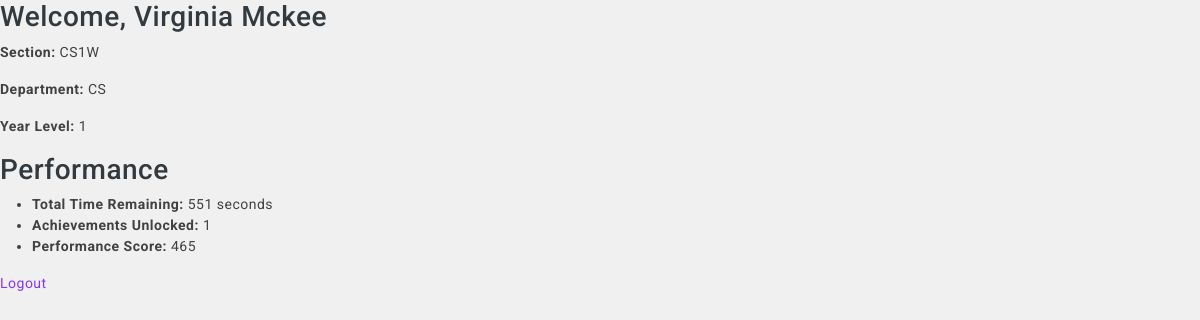
The page /student/dashboard/ (signed in) on the database its author committed.
### StudentManagementSystem/models/student.py (models this page shows, shortened)
class Student(models.Model):
    student_id = models.CharField(max_length=50, unique=True)  # unique username or ID
    first_name = models.CharField(max_length=150)
    last_name = models.CharField(max_length=150)
    date_of_birth = models.DateField(null=True, blank=True)
    password = models.CharField(max_length=128)  # should be hashed
    year_level = models.ForeignKey(YearLevel, on_delete=models.CASCADE, null=True, blank=True)
    section = models.ForeignKey(Section, on_delete=models.CASCADE, null=True, blank=True)
    role = models.CharField(
        max_length=20,
        choices=Role.choices,
        default=Role.STUDENT  # Default to 'Student' role
    )
    @property
    def full_section(self):
        if self.section:
            return f"{self.section.department.name}{self.section.year_level.year}{self.section.letter}"
        return "N/A"

### StudentManagementSystem/models/department.py (models this page shows, shortened)
class Department(models.Model):
    name = models.CharField(max_length=50, unique=True)  # e.g. "CS", "IT"

### StudentManagementSystem/views/students/dashboard_students.py (the view)
def student_dashboard(request):
    student_id = request.session.get('user_id')
    if not student_id:
        return redirect('unified_login')
    try:
        student = Student.objects.get(id=student_id)
    except Student.DoesNotExist:
        return redirect('unified_login')
    performance = get_student_performance(student)
    return render(request, 'students/dashboard.html', {
        'student': student,
        'performance': performance,
    })

### StudentManagementSystem/templates/students/dashboard.html (shortened to what this page needs)
{% extends 'base.html' %}
{% block content %}
    {% include 'students/student_info.html' %}
    {% include 'students/student_performance.html' %}
    <p><a href="{% url 'unified_logout' %}">Logout</a></p>
{% endblock %}

### StudentManagementSystem/templates/students/student_info.html
{% block student_info %}
    <h3>Welcome, {{ student.first_name }} {{ student.last_name }}</h3>
    <p><strong>Section:</strong> {{ performance.section }}</p>
    <p><strong>Department:</strong> {{ performance.department }}</p>
    <p><strong>Year Level:</strong> {{ performance.year_level }}</p>
{% endblock %}

### assets/css/app.css (style rules this page uses)
html { scroll-behavior: smooth; }
body { font-size: 14px; color: #404143; background-color: #f0f0f0; letter-spacing: 0.5px; overflow-x: hidden; font-family: 'Roboto', sans-serif; }
a { text-decoration: none; }

### rows shown on the page
Student: first_name "Virginia", last_name "Mckee"
Department: department "CS"

### other values the page prints
{{ performance.section }} "CS1W"
{{ performance.year_level }} "1"
{{ performance.total_time_remaining }} "551"
{{ performance.achievements_unlocked }} "1"
{{ performance.score }} "465"
